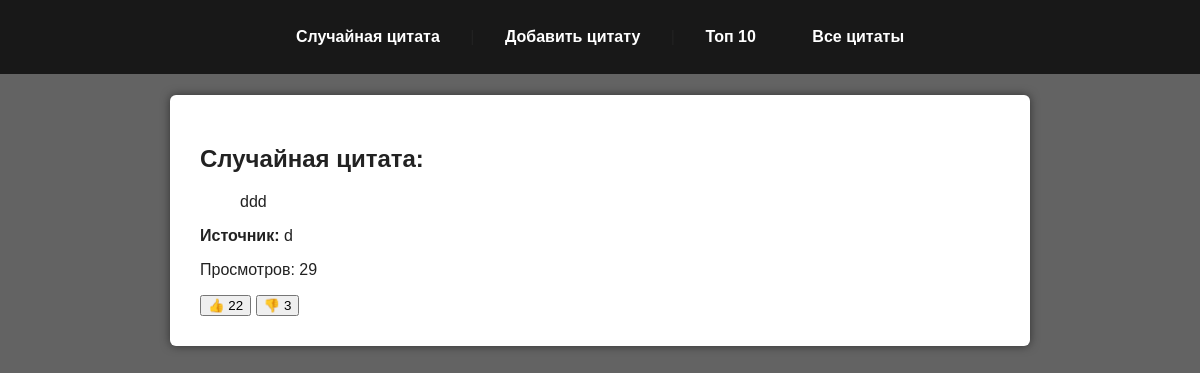
The app's page /, older data.
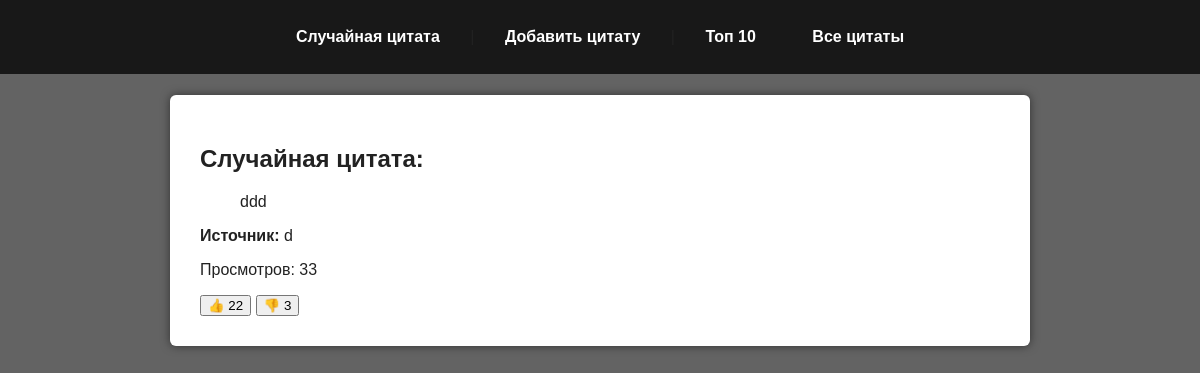
The same page, newer data.
### web/models.py (models this page shows, shortened)
class Quote(models.Model):
    text = models.TextField(unique=True)
    source = models.ForeignKey(Source, on_delete=models.CASCADE, related_name='quotes')
    weight = models.PositiveIntegerField(default=1)
    views = models.PositiveIntegerField(default=0)
    likes = models.PositiveIntegerField(default=0)
    dislikes = models.PositiveIntegerField(default=0)
    created_at = models.DateTimeField(auto_now_add=True)
    class Meta:
        ordering = ['-likes']
        verbose_name = "Цитата"
        verbose_name_plural = "Цитаты"

class Source(models.Model):
    name = models.CharField(max_length=255, unique=True)
    def __str__(self):
        return self.name
    class Meta:
        verbose_name = "Источник"
        verbose_name_plural = "Источники"

### web/views.py (the view)
# urls.py: path('', views.random_quote_view, name='random_quote'),
def random_quote_view(request):
    quotes = Quote.objects.all()
    if not quotes:
        return render(request, 'web/random_quote.html', {'quote': None})
    quote = weighted_random_choice(quotes)
    Quote.objects.filter(pk=quote.pk).update(views=F('views') + 1)
    return render(request, 'web/random_quote.html', {'quote': quote})

### web/views.py (called while the page is built)
def weighted_random_choice(quotes):
    total_weight = sum(q.weight for q in quotes)
    if total_weight == 0:
        return random.choice(quotes)  # или None, если так задумано
    r = random.uniform(0, total_weight)
    upto = 0
    for q in quotes:
        if upto + q.weight >= r:
            return q
        upto += q.weight

### web/templates/web/random_quote.html (shortened to what this page needs)
{% extends 'web/base.html' %}
{% block content %}
    {% if quote %}
        <h2>Случайная цитата:</h2>
        <blockquote id="quote-text">{{ quote.text }}</blockquote>
        <p><strong>Источник:</strong> {{ quote.source }}</p>
        <p>Просмотров: {{ quote.views }}</p>
        <div id="likes-container">
            <button id="like-btn" data-quote-id="{{ quote.id }}">👍 <span id="likes-count">{{ quote.likes }}</span></button>
            <button id="dislike-btn" data-quote-id="{{ quote.id }}">👎 <span id="dislikes-count">{{ quote.dislikes }}</span></button>
        </div>
    {% else %}
        <p>Цитаты еще не добавлены.</p>
    {% endif %}
{% endblock %}

### web/templates/web/base.html (shortened to what this page needs)
{% load static %}
<!DOCTYPE html>
<html lang="ru">
<head>
    <link rel="stylesheet" href="{% static 'web/css/web.css' %}">
</head>
<body>
    <header class="main-header">
        <nav class="nav-bar">
            <a href="{% url 'random_quote' %}">Случайная цитата</a> |
            <a href="{% url 'add_quote' %}">Добавить цитату</a> |
            <a href="{% url 'top_quotes' %}">Топ 10</a>
            <a href="{% url 'all_quotes' %}">Все цитаты</a>
        </nav>
    </header>
    <hr>
    <main class="main-content">
        {% block content %}
        {% endblock %}
    </main>
</body>
</html>

### web/static/web/css/web.css (style rules this page uses)
body { margin: 0; font-family: Arial, sans-serif; background-color: #636363; color: #222; }
.main-header { background-color: #181818; padding: 20px 0; text-align: center; }
.nav-bar a { color: white; text-decoration: none; margin: 0 10px; font-weight: bold; padding: 8px 16px; border-radius: 4px; transition: background-color 0.3s ease; }
.nav-bar a { display: inline-block; transition: transform 0.3s ease-in-out; }
hr { border: none; height: 1px; background-color: #636363; margin: 0; }
.main-content { background-color: #fff; max-width: 800px; margin: 20px auto; padding: 30px; box-shadow: 0 0 10px rgba(0,0,0,0.5); border-radius: 6px; }

Row changes from the older to the newer data that the page shows:
changed Quote "ddd": views "29" → "33"
